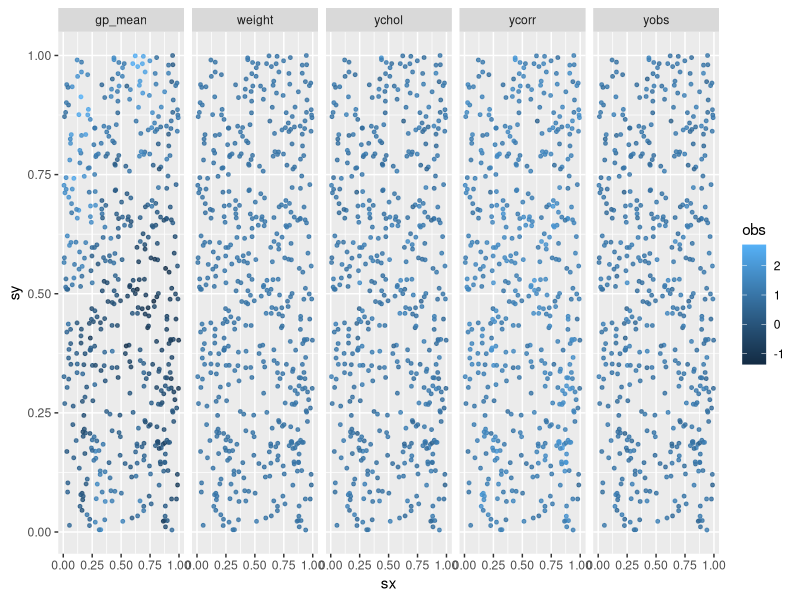
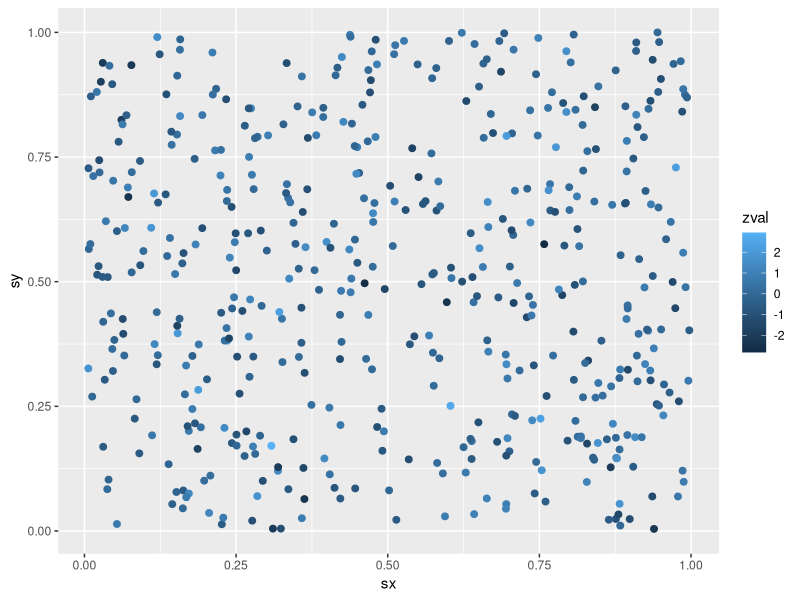

Recreate these plots in R, in order. (Note: this script raises an error after producing the figures.)
# spatial hdp
library(MASS)
library(ggplot2)
#locations 
n = 500 # datapoints

# sampling x and y
sx = runif(n)
sy = runif(n)

s = cbind(sy,sx)
dist = sapply(1:n,function(x) sapply(1:n,function(y) sqrt(sum((s[y,]-s[x,])^2))))

## simulating some data
# possible y

y = rep(1,n)

idx = which(sx < 0.75 & sx > 0.25 & sy >0.25 & sy < 0.75)


y[idx[1:100]] = 1.1

# putting a little normal noise on.
yobs = y + rnorm(n,0,0.2)
#yobs = y

#weighting 
range = 0.1
phi = 3/range

sigma = exp(-phi*dist)

sigmanorm = diag(1/rowSums(sigma))%*%sigma
weight = exp(c(sigmanorm%*%log(yobs)))

# gaussian mean
range = 1
phi = 3/range

sigma = exp(-phi*dist)

zval = mvrnorm(n=2,yobs,sigma)
gp_mean = colMeans(zval)
gp_median = apply(zval,2,median)

# make it correlated eigenvalue
range = 0.05
phi = 3/range
sigma = exp(-phi*dist)
eig = eigen(sigma)

L = eig$vectors%*%diag(sqrt(eig$values))%*%t(eig$vectors)

ycorr = L%*%yobs

# make it correlated cholesky
#range = exp(0.1)
range = 0.01
phi = 3/range
sigma = exp(-phi*dist)
chol= chol(sigma)

L = eig$vectors%*%diag(sqrt(eig$values))%*%t(eig$vectors)

#ychol = exp(t(chol)%*%log(yobs))
ychol = chol%*%yobs
# plotting the results

plotdata = data.frame(s, id = 1:n,yobs,gp_mean,weight,ycorr, ychol)
datalong = reshape(plotdata, varying = colnames(plotdata)[-c(1:3)], direction = "long", v.names = 'obs', times = colnames(plotdata)[-c(1:3)])

ggplot(datalong, aes(x = sx, y = sy, col = obs))+
  geom_point(cex = 1, alpha = 0.8)+
  facet_grid(cols = vars(time))





Tdata = 1000
#cdf_mu = rbeta(1,1,2)

#mu = qnorm(cdf_mu)
mu = 0
zval = mvrnorm(n=1,rep(mu,n),sigma)
x = rnorm(100)
plotdata = data.frame(col = zval,s, id = 1:n, x = x)

ggplot(plotdata, aes(x=sx,y = sy, col = zval, label = id))+
  geom_point(cex = 2)
  geom_text(hjust = 0, vjust = 0)



ggplot(plotdata, aes(x=sx,y = sy, col = zval_spatial, label = id))+
  geom_point(cex = 2)

ggplot(plotdata, aes(x=sx,y = sy, col = zval_independent, label = id))+
  geom_point(cex = 2)
rgamma(100,1,1)
